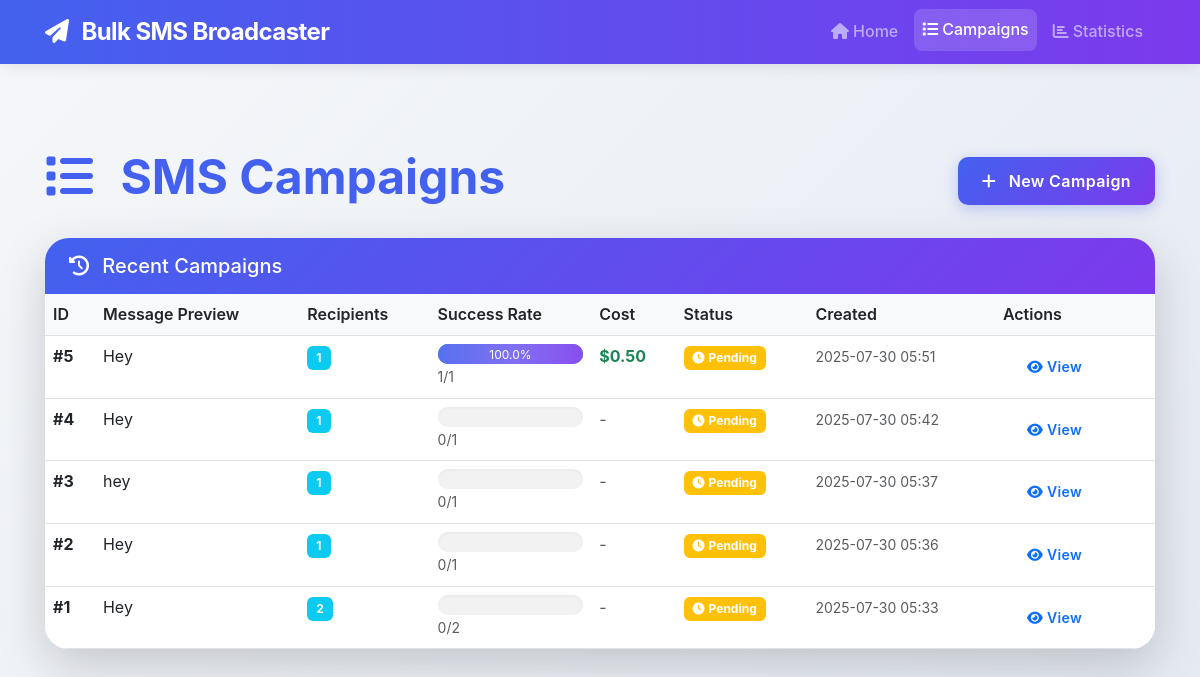
Page /campaigns on the committed database.
### app.py (models this page shows, shortened)
class SMSCampaign(db.Model):
    __tablename__ = "sms_campaigns"
    id = db.Column(db.Integer, primary_key=True)
    message = db.Column(db.Text, nullable=False)
    total_recipients = db.Column(db.Integer, nullable=False, default=0)
    successful_sends = db.Column(db.Integer, nullable=False, default=0)
    failed_sends = db.Column(db.Integer, nullable=False, default=0)
    invalid_numbers = db.Column(db.Integer, nullable=False, default=0)
    total_cost = db.Column(db.Float, nullable=False, default=0.0)
    status = db.Column(db.String(20), nullable=False, default=SMSStatus.PENDING.value)
    created_at = db.Column(db.DateTime, nullable=False, default=datetime.utcnow)
    completed_at = db.Column(db.DateTime, nullable=True)
    sms_records = db.relationship("SMSRecord", backref="campaign", lazy="dynamic", cascade="all, delete-orphan")
    invalid_numbers_rel = db.relationship("InvalidPhoneNumber", backref="campaign", lazy="dynamic", cascade="all, delete-orphan")

### app.py (the view)
@app.route('/campaigns')
def campaigns():
    campaigns = SMSCampaign.query.order_by(SMSCampaign.created_at.desc()).limit(50).all()
    return render_template('campaigns.html', campaigns=campaigns)

### templates/campaigns.html (shortened to what this page needs)
<!DOCTYPE html>
<html lang="en">
<head>
    <link href="https://cdn.jsdelivr.net/npm/bootstrap@5.3.0/dist/css/bootstrap.min.css" rel="stylesheet">
    <link rel="stylesheet" href="https://cdnjs.cloudflare.com/ajax/libs/font-awesome/6.4.0/css/all.min.css">
    <link rel="stylesheet" href="{{ url_for('static', filename='css/style.css') }}">
</head>
<body>
    <nav class="navbar navbar-expand-lg navbar-dark bg-primary fixed-top">
        <div class="container">
            <a class="navbar-brand fw-bold" href="{{ url_for('index') }}">
                <i class="fas fa-paper-plane me-2"></i>
                Bulk SMS Broadcaster
            </a>
            <div class="navbar-nav ms-auto">
                <a class="nav-link" href="{{ url_for('index') }}">
                    <i class="fas fa-home me-1"></i>Home
                </a>
                <a class="nav-link active" href="{{ url_for('campaigns') }}">
                    <i class="fas fa-list me-1"></i>Campaigns
                </a>
                <a class="nav-link" href="{{ url_for('statistics') }}">
                    <i class="fas fa-chart-bar me-1"></i>Statistics
                </a>
            </div>
        </div>
    </nav>
    <div class="container mt-5 pt-4">
        <div class="row">
            <div class="col-12">
                <div class="d-flex justify-content-between align-items-center mb-4">
                    <h1 class="display-5 fw-bold text-primary">
                        <i class="fas fa-list me-3"></i>
                        SMS Campaigns
                    </h1>
                    <a href="{{ url_for('index') }}" class="btn btn-primary">
                        <i class="fas fa-plus me-2"></i>
                        New Campaign
                    </a>
                </div>
                <div class="card shadow-lg border-0 rounded-4">
                    <div class="card-header bg-gradient-primary text-white py-3">
                        <h5 class="mb-0">
                            <i class="fas fa-history me-2"></i>
                            Recent Campaigns
                        </h5>
                    </div>
                    <div class="card-body p-0">
                        {% if campaigns %}
                            <div class="table-responsive">
                                <table class="table table-hover mb-0">
                                    <thead class="table-light">
                                        <tr>
                                            <th>ID</th>
                                            <th>Message Preview</th>
                                            <th>Recipients</th>
                                            <th>Success Rate</th>
                                            <th>Cost</th>
                                            <th>Status</th>
                                            <th>Created</th>
                                            <th>Actions</th>
                                        </tr>
                                    </thead>
                                    <tbody>
                                        {% for campaign in campaigns %}
                                        <tr>
                                            <td class="fw-bold">#{{ campaign.id }}</td>
                                            <td>
                                                <div class="text-truncate" style="max-width: 200px;">
                                                    {{ campaign.message[:50] }}{% if campaign.message|length > 50 %}...{% endif %}
                                                </div>
                                            </td>
                                            <td>
                                                <span class="badge bg-info">{{ campaign.total_recipients }}</span>
                                            </td>
                                            <td>
                                                {% set success_rate = (campaign.successful_sends / campaign.total_recipients * 100) if campaign.total_recipients > 0 else 0 %}
                                                <div class="progress" style="height: 20px;">
                                                    <div class="progress-bar {% if success_rate >= 80 %}bg-success{% elif success_rate >= 50 %}bg-warning{% else %}bg-danger{% endif %}"
                                                         role="progressbar" style="width: {{ success_rate }}%">
                                                        {{ "%.1f"|format(success_rate) }}%
                                                    </div>
                                                </div>
                                                <small class="text-muted">
                                                    {{ campaign.successful_sends }}/{{ campaign.total_recipients }}
                                                </small>
                                            </td>
                                            <td>
                                                {% if campaign.total_cost > 0 %}
                                                    <span class="text-success fw-bold">${{ "%.2f"|format(campaign.total_cost) }}</span>
                                                {% else %}
                                                    <span class="text-muted">-</span>
                                                {% endif %}
                                            </td>
                                            <td>
                                                {% if campaign.status.value == 'success' %}
                                                    <span class="badge bg-success">
                                                        <i class="fas fa-check me-1"></i>Complete
                                                    </span>
                                                {% elif campaign.status.value == 'failed' %}
                                                    <span class="badge bg-danger">
                                                        <i class="fas fa-times me-1"></i>Failed
                                                    </span>
                                                {% else %}
                                                    <span class="badge bg-warning">
                                                        <i class="fas fa-clock me-1"></i>Pending
                                                    </span>
                                                {% endif %}
                                            </td>
                                            <td>
                                                <small class="text-muted">
                                                    {{ campaign.created_at.strftime('%Y-%m-%d %H:%M') }}
                                                </small>
                                            </td>
                                            <td>
                                                <a href="{{ url_for('campaign_details', campaign_id=campaign.id) }}"
                                                   class="btn btn-sm btn-outline-primary">
                                                    <i class="fas fa-eye me-1"></i>View
                                                </a>
                                            </td>
                                        </tr>
                                        {% endfor %}
                                    </tbody>
                                </table>
                            </div>
                        {% endif %}
                    </div>
                </div>
            </div>
        </div>
    </div>
</body>
</html>

### static/css/style.css (style rules this page uses)
:root { --primary-color: #4361ee; --accent-color: #7c3aed; --secondary-color: #6c757d; --success-color: #10b981; --danger-color: #ef4444; --warning-color: #f59e0b; --info-color: #3b82f6; --light-color: #f8f9fa; --dark-color: #212529; --body-bg: linear-gradient(135deg, #f5f7fa 0%, #e4e9f2 100%); --card-bg: rgba(255, 255, 255, 0.95); --border-radius: 16px; --box-shadow: 0 10px 30px rgba(0, 0, 0, 0.08); --transition-fast: 0.2s ease; --transition-normal: 0.3s ease; --transition-slow: 0.5s cubic-bezier(0.19, 1, 0.22, 1); }
body { font-family: 'Inter', 'Segoe UI', Tahoma, Geneva, Verdana, sans-serif; background: var(--body-bg); min-height: 100vh; padding-top: 76px; color: var(--dark-color); line-height: 1.6; }
.container { width: 100%; max-width: 1200px; margin: 0 auto; padding: 0 15px; box-sizing: border-box; }
.navbar { box-shadow: 0 2px 15px rgba(0, 0, 0, 0.1); backdrop-filter: blur(10px); -webkit-backdrop-filter: blur(10px); }
.navbar-brand { font-size: 1.5rem; letter-spacing: -0.025em; font-weight: 700; }
.navbar-dark.bg-primary { background: linear-gradient(90deg, var(--primary-color), var(--accent-color)) !important; }
.nav-link { font-weight: 500; padding: 0.5rem 1rem; border-radius: 8px; transition: all 0.3s ease; margin: 0 0.25rem; }
.nav-link:hover, .nav-link.active { background-color: rgba(255, 255, 255, 0.15); transform: translateY(-2px); }
.bg-gradient-primary { background: linear-gradient(135deg, var(--primary-color) 0%, var(--accent-color) 100%); }
.card { border: none; border-radius: var(--border-radius); box-shadow: var(--box-shadow); transition: all 0.4s cubic-bezier(0.165, 0.84, 0.44, 1); background-color: var(--card-bg); overflow: hidden; }
.card-header { border: none; font-weight: 600; padding: 1.25rem 1.5rem; }
.card-body { padding: 1.5rem; }
.btn { font-weight: 600; letter-spacing: 0.025em; transition: all 0.3s ease; border: none; border-radius: 10px; padding: 0.75rem 1.5rem; position: relative; overflow: hidden; z-index: 1; }
.btn::after { content: ''; position: absolute; top: 0; left: 0; width: 100%; height: 100%; background: rgba(255, 255, 255, 0.1); z-index: -1; transform: scale(0); transition: transform 0.5s cubic-bezier(0.19, 1, 0.22, 1); border-radius: 10px; }
.btn-primary { background: linear-gradient(135deg, var(--primary-color) 0%, var(--accent-color) 100%); box-shadow: 0 4px 15px rgba(67, 97, 238, 0.3); }
.btn i { transition: transform 0.3s ease; }
.progress { height: 10px; border-radius: 10px; overflow: hidden; background-color: rgba(0, 0, 0, 0.05); box-shadow: inset 0 1px 3px rgba(0, 0, 0, 0.05); }
.progress-bar { background: linear-gradient(90deg, var(--primary-color), var(--accent-color)); transition: width 0.6s cubic-bezier(0.34, 1.56, 0.64, 1); position: relative; overflow: hidden; }
.progress-bar::after { content: ''; position: absolute; top: 0; left: 0; right: 0; bottom: 0; background: linear-gradient(90deg, rgba(255, 255, 255, 0.1) 0%, rgba(255, 255, 255, 0.2) 50%, rgba(255, 255, 255, 0.1) 100%); animation: shimmer 2s infinite; }
@media (max-width: 1200px) { .container { max-width: 95%; padding: 0 15px; } }
.table { margin-bottom: 0; }
.table th { border-top: none; font-weight: 600; color: var(--dark-color); }
.badge { font-size: 0.75em; padding: 0.5em 0.75em; }
.text-primary { color: var(--primary-color) !important; }
.rounded-4 { border-radius: 1.5rem !important; }
.shadow-lg { box-shadow: 0 1rem 3rem rgba(0, 0, 0, 0.175) !important; }

### rows in the picture
SMSCampaign: id "5", message "Hey", total_recipients "1", success_rate "100.0", successful_sends "1", total_cost "0.50", status "Pending", created_at "2025-07-30 05:51"
SMSCampaign: id "4", message "Hey", total_recipients "1", successful_sends "0", status "Pending", created_at "2025-07-30 05:42"
SMSCampaign: id "3", message "hey", total_recipients "1", successful_sends "0", status "Pending", created_at "2025-07-30 05:37"
SMSCampaign: id "2", message "Hey", total_recipients "1", successful_sends "0", status "Pending", created_at "2025-07-30 05:36"
SMSCampaign: id "1", message "Hey", total_recipients "2", successful_sends "0", status "Pending", created_at "2025-07-30 05:33"
